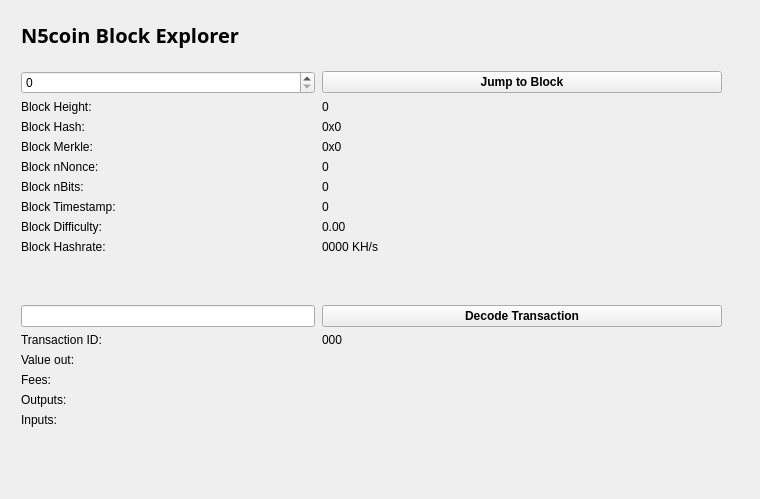
<?xml version="1.0" encoding="UTF-8"?>
<ui version="4.0">
 <class>BlockBrowser</class>
 <widget class="QWidget" name="BlockBrowser">
  <property name="windowModality">
   <enum>Qt::NonModal</enum>
  </property>
  <property name="enabled">
   <bool>true</bool>
  </property>
  <property name="geometry">
   <rect>
    <x>0</x>
    <y>0</y>
    <width>760</width>
    <height>499</height>
   </rect>
  </property>
  <property name="sizePolicy">
   <sizepolicy hsizetype="Preferred" vsizetype="Preferred">
    <horstretch>0</horstretch>
    <verstretch>0</verstretch>
   </sizepolicy>
  </property>
  <property name="minimumSize">
   <size>
    <width>0</width>
    <height>0</height>
   </size>
  </property>
  <property name="acceptDrops">
   <bool>false</bool>
  </property>
  <property name="windowTitle">
   <string>Form</string>
  </property>
  <layout class="QGridLayout">
   <property name="sizeConstraint">
    <enum>QLayout::SetMaximumSize</enum>
   </property>
   <property name="leftMargin">
    <number>21</number>
   </property>
   <property name="topMargin">
    <number>21</number>
   </property>
   <property name="rightMargin">
    <number>10</number>
   </property>
   <item row="1" column="0">
    <widget class="QWidget" name="widget" native="true">
     <widget class="QWidget" name="layoutWidget">
      <property name="geometry">
       <rect>
        <x>0</x>
        <y>0</y>
        <width>699</width>
        <height>27</height>
       </rect>
      </property>
      <layout class="QHBoxLayout" name="horizontalLayout_4">
       <property name="spacing">
        <number>7</number>
       </property>
       <item>
        <widget class="QLabel" name="label_5">
         <property name="font">
          <font>
           <family>Open Sans,sans-serif</family>
          </font>
         </property>
         <property name="text">
          <string>&lt;html&gt;&lt;head/&gt;&lt;body&gt;&lt;p&gt;&lt;span style=&quot; font-size:20px; font-weight:600; color:#000000;&quot;&gt;N5coin Block Explorer &lt;/span&gt;&lt;/p&gt;&lt;/body&gt;&lt;/html&gt;</string>
         </property>
        </widget>
       </item>
       <item>
        <spacer name="horizontalSpacer_2">
         <property name="orientation">
          <enum>Qt::Horizontal</enum>
         </property>
         <property name="sizeHint" stdset="0">
          <size>
           <width>40</width>
           <height>20</height>
          </size>
         </property>
        </spacer>
       </item>
      </layout>
     </widget>
     <widget class="QWidget" name="layoutWidget_2">
      <property name="geometry">
       <rect>
        <x>0</x>
        <y>50</y>
        <width>701</width>
        <height>400</height>
       </rect>
      </property>
      <layout class="QGridLayout" name="gridLayout_3" rowstretch="0,0,0,0,0,0,0,0,0,0,0,0,0,0,0,0,0,0,0" columnstretch="0,0">
       <property name="sizeConstraint">
        <enum>QLayout::SetDefaultConstraint</enum>
       </property>
       <property name="horizontalSpacing">
        <number>7</number>
       </property>
       <item row="17" column="1">
        <widget class="QLabel" name="inputBox">
         <property name="text">
          <string/>
         </property>
         <property name="alignment">
          <set>Qt::AlignLeading|Qt::AlignLeft|Qt::AlignTop</set>
         </property>
        </widget>
       </item>
       <item row="12" column="1">
        <widget class="QPushButton" name="txButton">
         <property name="font">
          <font>
           <weight>75</weight>
           <bold>true</bold>
          </font>
         </property>
         <property name="text">
          <string>Decode Transaction</string>
         </property>
         <property name="autoDefault">
          <bool>true</bool>
         </property>
        </widget>
       </item>
       <item row="18" column="0">
        <spacer name="verticalSpacer">
         <property name="orientation">
          <enum>Qt::Vertical</enum>
         </property>
         <property name="sizeHint" stdset="0">
          <size>
           <width>20</width>
           <height>40</height>
          </size>
         </property>
        </spacer>
       </item>
       <item row="17" column="0">
        <widget class="QLabel" name="inputLabel">
         <property name="text">
          <string>Inputs:</string>
         </property>
         <property name="alignment">
          <set>Qt::AlignLeading|Qt::AlignLeft|Qt::AlignTop</set>
         </property>
        </widget>
       </item>
       <item row="10" column="1">
        <widget class="QLabel" name="pawBox">
         <property name="text">
          <string>0000 KH/s</string>
         </property>
        </widget>
       </item>
       <item row="14" column="0">
        <widget class="QLabel" name="valueLabel">
         <property name="text">
          <string>Value out:</string>
         </property>
        </widget>
       </item>
       <item row="13" column="0">
        <widget class="QLabel" name="txLabel">
         <property name="text">
          <string>Transaction ID:</string>
         </property>
        </widget>
       </item>
       <item row="9" column="1">
        <widget class="QLabel" name="hardBox">
         <property name="text">
          <string>0.00</string>
         </property>
        </widget>
       </item>
       <item row="13" column="1">
        <widget class="QLabel" name="txID">
         <property name="text">
          <string>000</string>
         </property>
        </widget>
       </item>
       <item row="14" column="1">
        <widget class="QLabel" name="valueBox">
         <property name="text">
          <string/>
         </property>
        </widget>
       </item>
       <item row="9" column="0">
        <widget class="QLabel" name="hardLabel">
         <property name="text">
          <string>Block Difficulty:</string>
         </property>
        </widget>
       </item>
       <item row="1" column="0">
        <widget class="QSpinBox" name="heightBox">
         <property name="sizePolicy">
          <sizepolicy hsizetype="Preferred" vsizetype="Fixed">
           <horstretch>0</horstretch>
           <verstretch>0</verstretch>
          </sizepolicy>
         </property>
         <property name="maximum">
          <number>99999999</number>
         </property>
        </widget>
       </item>
       <item row="3" column="0">
        <widget class="QLabel" name="heightLabel_2">
         <property name="text">
          <string>Block Height:</string>
         </property>
        </widget>
       </item>
       <item row="8" column="1">
        <widget class="QLabel" name="timeBox">
         <property name="text">
          <string>0</string>
         </property>
        </widget>
       </item>
       <item row="5" column="0">
        <widget class="QLabel" name="merkleLabel">
         <property name="text">
          <string>Block Merkle:</string>
         </property>
        </widget>
       </item>
       <item row="4" column="0">
        <widget class="QLabel" name="hashLabel">
         <property name="text">
          <string>Block Hash:</string>
         </property>
        </widget>
       </item>
       <item row="15" column="1">
        <widget class="QLabel" name="feesBox">
         <property name="text">
          <string/>
         </property>
        </widget>
       </item>
       <item row="10" column="0">
        <widget class="QLabel" name="pawLabel">
         <property name="text">
          <string>Block Hashrate:</string>
         </property>
        </widget>
       </item>
       <item row="3" column="1">
        <widget class="QLabel" name="heightLabel">
         <property name="cursor">
          <cursorShape>IBeamCursor</cursorShape>
         </property>
         <property name="mouseTracking">
          <bool>false</bool>
         </property>
         <property name="acceptDrops">
          <bool>true</bool>
         </property>
         <property name="frameShape">
          <enum>QFrame::NoFrame</enum>
         </property>
         <property name="text">
          <string>0</string>
         </property>
        </widget>
       </item>
       <item row="15" column="0">
        <widget class="QLabel" name="feesLabel">
         <property name="text">
          <string>Fees:</string>
         </property>
        </widget>
       </item>
       <item row="7" column="0">
        <widget class="QLabel" name="bitsLabel">
         <property name="text">
          <string>Block nBits:</string>
         </property>
        </widget>
       </item>
       <item row="7" column="1">
        <widget class="QLabel" name="bitsBox">
         <property name="text">
          <string>0</string>
         </property>
        </widget>
       </item>
       <item row="5" column="1">
        <widget class="QLabel" name="merkleBox">
         <property name="minimumSize">
          <size>
           <width>187</width>
           <height>0</height>
          </size>
         </property>
         <property name="text">
          <string>0x0</string>
         </property>
        </widget>
       </item>
       <item row="16" column="0">
        <widget class="QLabel" name="outputLabel">
         <property name="text">
          <string>Outputs:</string>
         </property>
         <property name="alignment">
          <set>Qt::AlignLeading|Qt::AlignLeft|Qt::AlignTop</set>
         </property>
        </widget>
       </item>
       <item row="16" column="1">
        <widget class="QLabel" name="outputBox">
         <property name="text">
          <string/>
         </property>
         <property name="alignment">
          <set>Qt::AlignLeading|Qt::AlignLeft|Qt::AlignTop</set>
         </property>
        </widget>
       </item>
       <item row="6" column="0">
        <widget class="QLabel" name="nonceLabel">
         <property name="text">
          <string>Block nNonce:</string>
         </property>
        </widget>
       </item>
       <item row="6" column="1">
        <widget class="QLabel" name="nonceBox">
         <property name="text">
          <string>0</string>
         </property>
        </widget>
       </item>
       <item row="8" column="0">
        <widget class="QLabel" name="timeLabel">
         <property name="text">
          <string>Block Timestamp:</string>
         </property>
        </widget>
       </item>
       <item row="4" column="1">
        <widget class="QLabel" name="hashBox">
         <property name="enabled">
          <bool>true</bool>
         </property>
         <property name="sizePolicy">
          <sizepolicy hsizetype="Preferred" vsizetype="Preferred">
           <horstretch>0</horstretch>
           <verstretch>0</verstretch>
          </sizepolicy>
         </property>
         <property name="minimumSize">
          <size>
           <width>0</width>
           <height>0</height>
          </size>
         </property>
         <property name="text">
          <string>0x0</string>
         </property>
        </widget>
       </item>
       <item row="12" column="0">
        <widget class="QLineEdit" name="txBox">
         <property name="sizePolicy">
          <sizepolicy hsizetype="Preferred" vsizetype="Fixed">
           <horstretch>0</horstretch>
           <verstretch>0</verstretch>
          </sizepolicy>
         </property>
         <property name="inputMask">
          <string comment="Transaction id" extracomment="Transaction id"/>
         </property>
         <property name="placeholderText">
          <string comment="Transaction ID" extracomment="Transaction ID"/>
         </property>
        </widget>
       </item>
       <item row="11" column="0">
        <spacer name="verticalSpacer_2">
         <property name="orientation">
          <enum>Qt::Vertical</enum>
         </property>
         <property name="sizeHint" stdset="0">
          <size>
           <width>20</width>
           <height>40</height>
          </size>
         </property>
        </spacer>
       </item>
       <item row="1" column="1">
        <widget class="QPushButton" name="blockButton">
         <property name="minimumSize">
          <size>
           <width>400</width>
           <height>0</height>
          </size>
         </property>
         <property name="maximumSize">
          <size>
           <width>16777215</width>
           <height>16777215</height>
          </size>
         </property>
         <property name="font">
          <font>
           <weight>75</weight>
           <bold>true</bold>
          </font>
         </property>
         <property name="text">
          <string>Jump to Block</string>
         </property>
         <property name="autoDefault">
          <bool>true</bool>
         </property>
         <property name="flat">
          <bool>false</bool>
         </property>
        </widget>
       </item>
      </layout>
     </widget>
    </widget>
   </item>
  </layout>
 </widget>
 <resources/>
 <connections/>
</ui>
